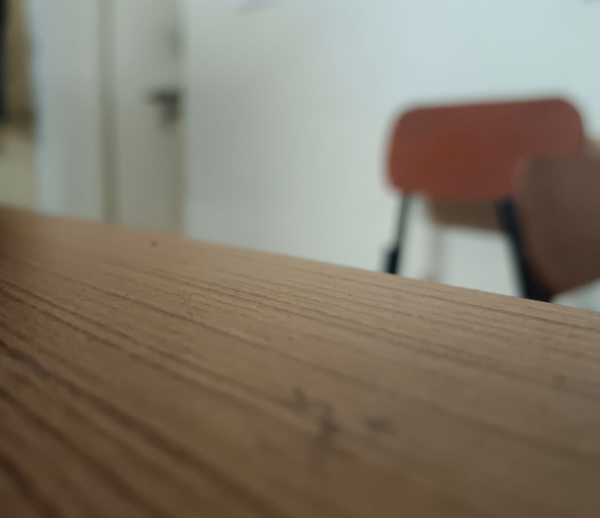
#> input picture task1/table.png, 1200 x 1036 px (shown at 1/2 size)
$ python main.py
#> lines starting #> are read from the running program, lines starting #| are printed output that depends on the picture; after the words box and inside, x2 and y2 are one past the last pixel; in counts of white or black regions, pixels touching at a corner belong together
import cv2 as cv
import numpy as np

def cosec(theta):
    return float(1 / np.sin(theta))

def sec(theta):
    return float(1 / np.cos(theta))


def gaussian_kernel(size, sigma):
    size = int(size) // 2
    x, y = np.mgrid[-size:size+1, -size:size+1]
    normal = 1 / (2.0 * np.pi * sigma**2)
    g =  np.exp(-((x**2 + y**2) / (2.0*sigma**2))) * normal
    return g

def sobel_filter(img):
    sobel_x = np.array([[-1,0,1],[-2,0,2],[-1,0,1]],dtype=np.float64)
    sobel_y = np.array([[1,2,1], [0,0,0], [-1,-2,-1]], dtype=np.float64)
    img_x = cv.filter2D(img, -1, sobel_x)
    img_y = cv.filter2D(img, -1, sobel_y)
    sobel_combined = np.sqrt(img_x**2 + img_y**2) # Calculating gradient
    theta = np.arctan2(img_y, img_x)
    edges = sobel_combined.astype(np.uint8) # Normalizing the values of pixels
    # theta = np.arctan2(sobel_y, sobel_x)
    return (edges, theta)

def non_max_suppression(img, D): # Here D is the angle matrix calculated using theta in above sobel_filter function
    M, N = img.shape
    Z = np.zeros((M,N), dtype=np.float64) # Initialize matrix of same size as image with zeroes
    angle = D * 180. / np.pi # Convert in degrees
    angle[angle < 0] += 180
    for i in range(1,M-1):
        for j in range(1,N-1):
                # q = 255
                # r = 255 # These are the pixel values to be given to black pixels for suppressing the edges
               #angle 0
                if (0 <= angle[i,j] < 22.5) or (157.5 <= angle[i,j] <= 180):
                    q = img[i, j+1]
                    r = img[i, j-1]
                #angle 45
                elif (22.5 <= angle[i,j] < 67.5):
                    q = img[i+1, j-1]
                    r = img[i-1, j+1]
                #angle 90
                elif (67.5 <= angle[i,j] < 112.5):
                    q = img[i+1, j]
                    r = img[i-1, j]
                #angle 135
                elif (112.5 <= angle[i,j] < 157.5):
                    q = img[i-1, j-1]
                    r = img[i+1, j+1]

                if (img[i,j] >= q) and (img[i,j] >= r):
                    Z[i,j] = img[i,j]
                else:
                    Z[i,j] = 0

    return Z
rho =9
theta1=0.261
threshold=220
def hough_lines(edges: np.ndarray, threshold: float, min_theta: float, max_theta: float) -> np.ndarray:
    # Initialize the counter matrix in polar coordinates
    #*****************
    diagonal = np.sqrt(edges.shape[0]**2 + edges.shape[1]**2)
    #*****************
    # Compute the values for the thetas and the rhos
    theta_angles = np.arange(min_theta, max_theta, theta1)
    rho_values = np.arange(-diagonal, diagonal, rho)
    # Compute the dimension of the accumulator matrix
    num_thetas = len(theta_angles)
    num_rhos = len(rho_values)
    accumulator = np.zeros([num_rhos, num_thetas])
     # Pre-compute sin and cos
    sins = np.sin(theta_angles)
    coss = np.cos(theta_angles)

    # Consider edges only
    ys, xs = np.where(edges > 0)

    for x,y in zip(xs,ys):
        for t in range(num_thetas):
            # compute the rhos for the given point for each theta
            current_rho = x * coss[t] + y * sins[t]
            # for each rho, compute the closest rho among the rho_values below it
            # the index corresponding to that rho is the one we will increase
            rho_pos = np.where(current_rho > rho_values)[0][-1]
            #rho_pos = np.argmin(np.abs(current_rho - rho_values))
            accumulator[rho_pos, t] += 1
    final_rho_index, final_theta_index = np.where(accumulator > threshold)
    final_rho = rho_values[final_rho_index]
    final_theta = theta_angles[final_theta_index]
    polar_coordinates = np.vstack([final_rho, final_theta]).T
    return polar_coordinates


img = cv.imread("table.png")
#> img is the input picture: shape (1036, 1200, 3); mean B, G, R 106.8, 121.4, 130.6
img=cv.resize(img,(600,800))
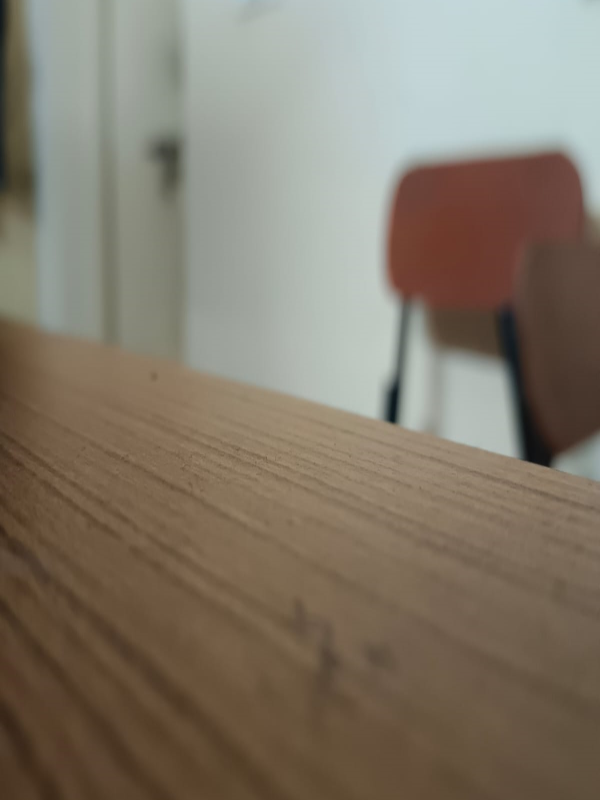
#> img: shape (800, 600, 3); mean B, G, R 106.8, 121.3, 130.5
# cv.resize(img, (0, 0), fx = 0.2, fy = 0.2)
grayscale_img = cv.cvtColor(img, cv.COLOR_BGR2GRAY)
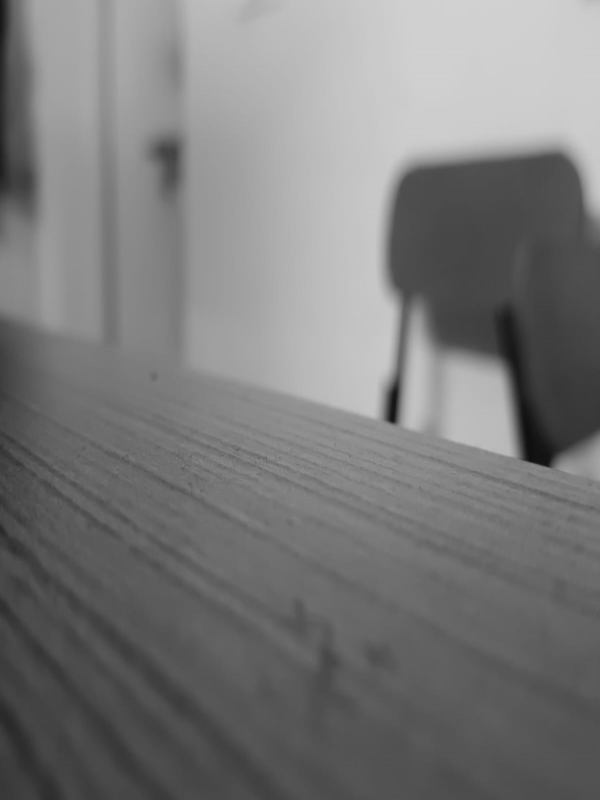
#> grayscale_img: shape (800, 600); min 14, max 209, mean 122.4
img_ary = np.array(grayscale_img, dtype=np.float64) # Image has been converted to np array with pixel values as floating point numbers
blurred_image = cv.filter2D(img_ary, -1, gaussian_kernel(5, sigma=1.3))
edges, theta = sobel_filter(blurred_image)
#> in sobel_filter, `img_x = cv.filter2D(img, -1, sobel_x)`:
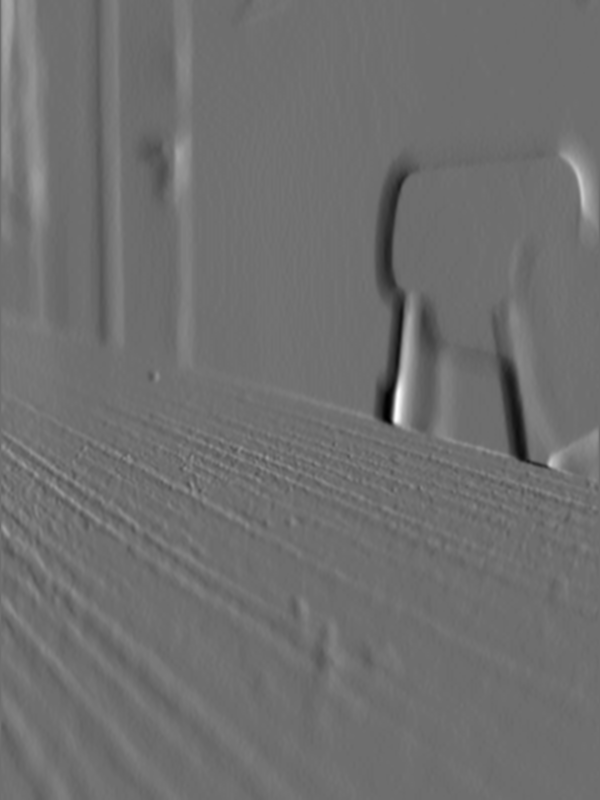
#> img_x: shape (800, 600) float64; min -99.55, max 129.5, mean 0.7; drawn with min black and max white
#> in sobel_filter, `img_y = cv.filter2D(img, -1, sobel_y)`:
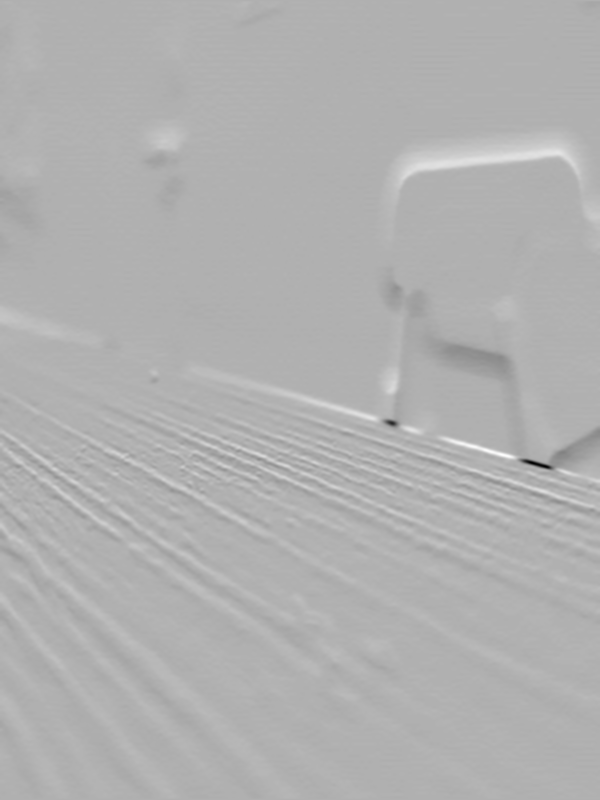
#> img_y: shape (800, 600) float64; min -208.4, max 92.85, mean 1; drawn with min black and max white
#> in sobel_filter, `theta = np.arctan2(img_y, img_x)`:
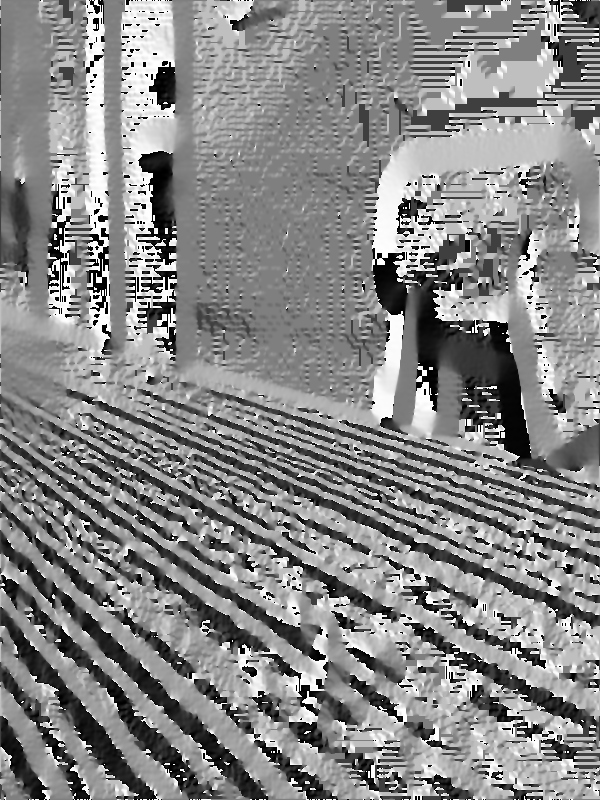
#> theta: shape (800, 600) float64; min -3.14, max 3.14, mean 0.197; drawn with min black and max white
#print(img.shape)
suppressed_img = non_max_suppression(edges, theta)
#> in non_max_suppression, `angle[angle < 0] += 180`:
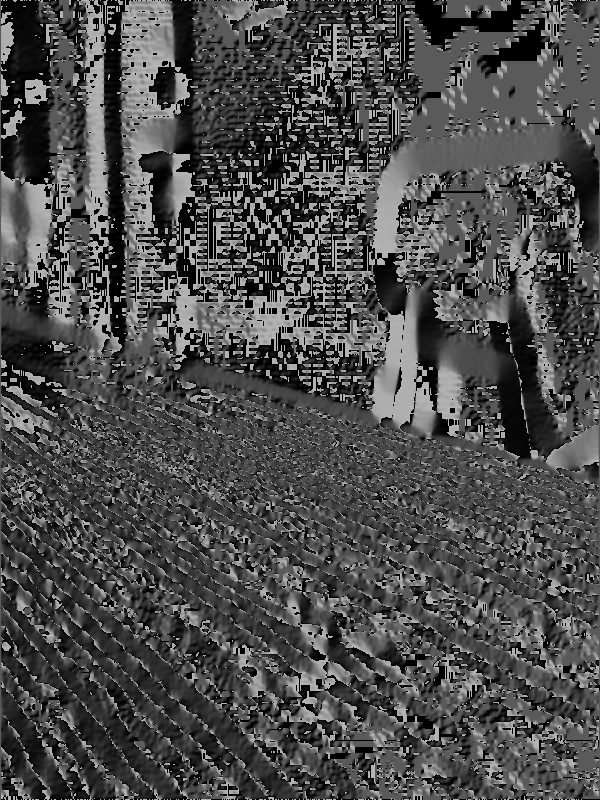
#> angle: shape (800, 600) float64; min 0, max 180, mean 76.7
suppressed_img=suppressed_img.astype(np.uint8)
#cv.imshow('edge detection', suppressed_img.astype(np.uint8))
_, binary_image = cv.threshold(suppressed_img,35, 255, cv.THRESH_BINARY)
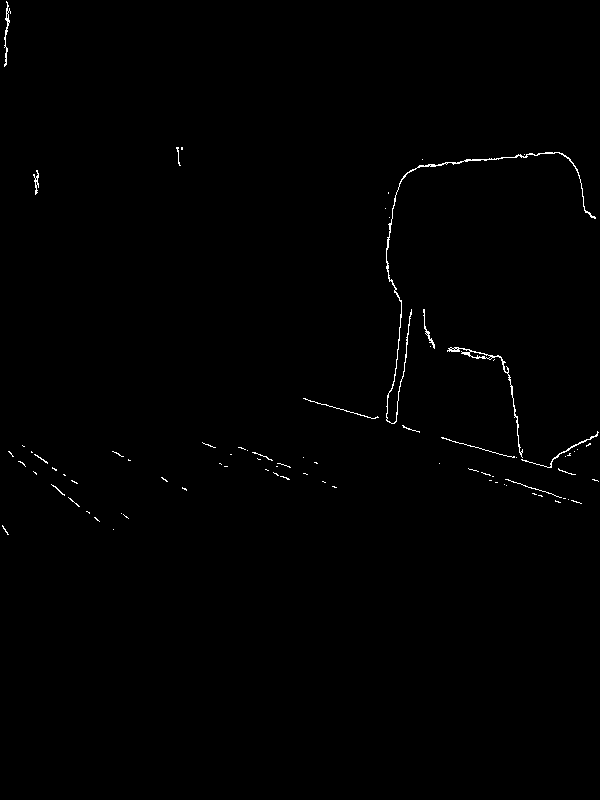
#> binary_image: shape (800, 600); 0.5% white in thin lines or dots, all inside (x1, y1, x2, y2) = (2, 1, 599, 535)
lines=hough_lines(binary_image,threshold,-np.pi/2,np.pi/2)
#> in hough_lines, `ys, xs = np.where(edges > 0)`: ys = 2391 values from 1 to 534; xs = 2391 values, max 598 at index 1618, min 2 at index 2374, mean 382.2
#> the loop in hough_lines, `for x,y in zip(xs,ys):` made 2391 passes
#> (x, y) on passes 1 to 3: (6, 1), (6, 2), (7, 2)
#> in hough_lines, `final_rho_index, final_theta_index = np.where(accumulator > threshold)`: final_rho_index = [76]; final_theta_index = [1]
#> in hough_lines, `final_rho = rho_values[final_rho_index]`: final_rho = [-316]
#> in hough_lines, `final_theta = theta_angles[final_theta_index]`: final_theta = [-1.31]
#> in hough_lines, `polar_coordinates = np.vstack([final_rho, final_theta]).T`: polar_coordinates = [[-316, -1.31]]
#> lines = [[-316, -1.31]]
for x in lines:
    rho=x[0]
    theta=x[1]
    a = np.cos(theta)
    b = np.sin(theta)
    x0=rho*a
    y0=rho*b
    x1=int(x0+1000*(-b))
    y1=int(y0+1000*(a))
    x2=int(x0-1000*(-b))
    y2=int(y0-1000*(a))
    cv.line(img,(x1,y1),(x2,y2),(0,0,255),2)
#> this loop made 1 pass
#> (rho, theta, a, b, x0, y0, x1, y1) on pass 1: (-316, -1.31, 0.258, -0.966, -81.54, 305.3, 884, 563)
cv.imshow('Binary image',binary_image)
cv.imshow('Original image',img)
cv.waitKey(0)
cv.destroyAllWindows()
